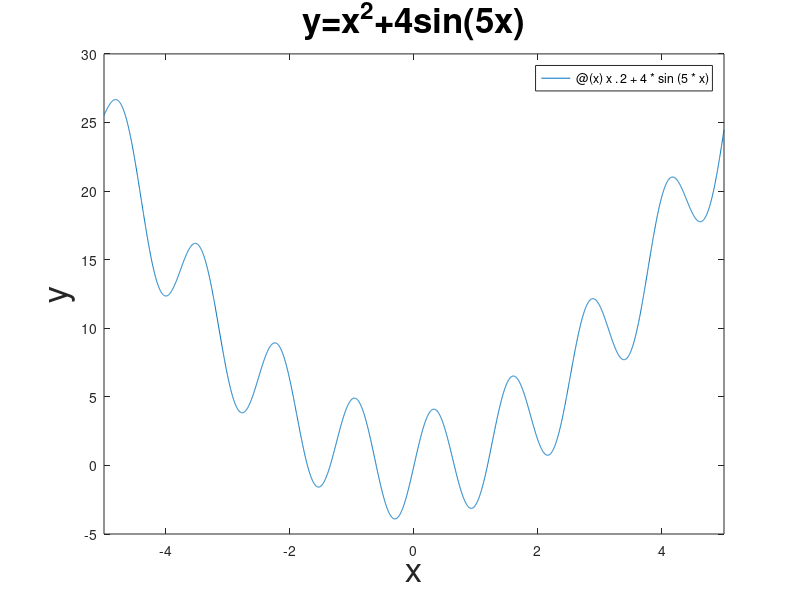

MATLAB code to generate this figure: (Note: this script raises an error after producing the figure.)
fun = @(x) x.^2 + 4*sin(5*x);
fplot(fun,[-5,5])
xlabel('x','FontSize',25)
ylabel('y','FontSize',25)
title('y=x^{2}+4sin(5x)','FontSize',25)
rng default % For reproducibility
opts = optimoptions(@fmincon,'Algorithm','sqp');
problem = createOptimProblem('fmincon','objective',...
    fun,'x0',3,'lb',-5,'ub',5,'options',opts);
gs = GlobalSearch;
[x,f] = run(gs,problem) % [-0.3080,-3.9032]